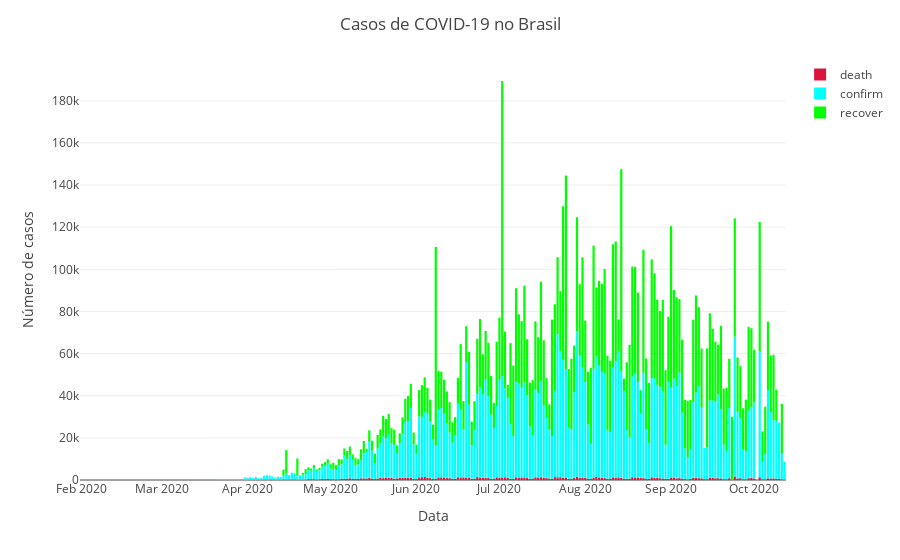

Notebook cell for this chart:
### Code cell
fig = px.bar(data,x='date',y=['death','confirm','recover'],
             color_discrete_sequence=['Crimson','Aqua','Lime'])
fig.update_layout(
    title={'text':"Casos de COVID-19 no Brasil",
           'x':0.5,'xanchor':'center'},
    xaxis_title="Data",
    yaxis_title="Número de casos",
    legend_title="",template = 'xgridoff')
fig.show()
fig.write_image("Todos.png",width=1000,height=600)

### Figure 1 — Plotly figure (JSON) as saved in the notebook; plotly's stock layout.template omitted (floating-point values rounded to 4 significant figures; data arrays with more than 128 entries replaced by an {"elided": "..."} marker saying what was removed)
{"data": [{"alignmentgroup": "True", "hovertemplate": "variable=death<br>date=%{x}<br>value=%{y}<extra></extra>", "legendgroup": "death", "marker": {"color": "Crimson"}, "name": "death", "offsetgroup": "death", "orientation": "v", "showlegend": true, "textposition": "auto", "type": "bar", "x": {"elided": "255 str values"}, "xaxis": "x", "y": {"elided": "255 int values"}, "yaxis": "y"}, {"alignmentgroup": "True", "hovertemplate": "variable=confirm<br>date=%{x}<br>value=%{y}<extra></extra>", "legendgroup": "confirm", "marker": {"color": "Aqua"}, "name": "confirm", "offsetgroup": "confirm", "orientation": "v", "showlegend": true, "textposition": "auto", "type": "bar", "x": {"elided": "255 str values"}, "xaxis": "x", "y": {"elided": "255 int values"}, "yaxis": "y"}, {"alignmentgroup": "True", "hovertemplate": "variable=recover<br>date=%{x}<br>value=%{y}<extra></extra>", "legendgroup": "recover", "marker": {"color": "Lime"}, "name": "recover", "offsetgroup": "recover", "orientation": "v", "showlegend": true, "textposition": "auto", "type": "bar", "x": {"elided": "255 str values"}, "xaxis": "x", "y": {"elided": "255 int values"}, "yaxis": "y"}], "layout": {"barmode": "relative", "legend": {"title": {"text": ""}, "tracegroupgap": 0}, "margin": {"t": 60}, "title": {"text": "Casos de COVID-19 no Brasil", "x": 0.5, "xanchor": "center"}, "xaxis": {"anchor": "y", "domain": [0, 1], "title": {"text": "Data"}}, "yaxis": {"anchor": "x", "domain": [0, 1], "title": {"text": "Número de casos"}}}}
